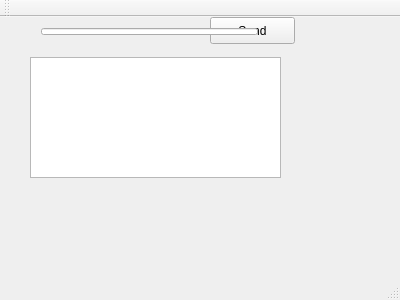
<?xml version="1.0" encoding="UTF-8"?>
<ui version="4.0">
 <class>MainWindow</class>
 <widget class="QMainWindow" name="MainWindow">
  <property name="geometry">
   <rect>
    <x>0</x>
    <y>0</y>
    <width>400</width>
    <height>300</height>
   </rect>
  </property>
  <property name="windowTitle">
   <string>MainWindow</string>
  </property>
  <widget class="QWidget" name="centralWidget">
   <widget class="QPushButton" name="pushButton">
    <property name="geometry">
     <rect>
      <x>210</x>
      <y>0</y>
      <width>85</width>
      <height>27</height>
     </rect>
    </property>
    <property name="text">
     <string>Send</string>
    </property>
   </widget>
   <widget class="QPlainTextEdit" name="pteReceive">
    <property name="geometry">
     <rect>
      <x>30</x>
      <y>40</y>
      <width>251</width>
      <height>121</height>
     </rect>
    </property>
   </widget>
   <widget class="QWidget" name="">
    <property name="geometry">
     <rect>
      <x>30</x>
      <y>0</y>
      <width>239</width>
      <height>29</height>
     </rect>
    </property>
    <layout class="QHBoxLayout" name="horizontalLayout">
     <item>
      <widget class="QLineEdit" name="ledSend"/>
     </item>
    </layout>
   </widget>
  </widget>
  <widget class="QMenuBar" name="menuBar">
   <property name="geometry">
    <rect>
     <x>0</x>
     <y>0</y>
     <width>400</width>
     <height>25</height>
    </rect>
   </property>
  </widget>
  <widget class="QToolBar" name="mainToolBar">
   <attribute name="toolBarArea">
    <enum>TopToolBarArea</enum>
   </attribute>
   <attribute name="toolBarBreak">
    <bool>false</bool>
   </attribute>
  </widget>
  <widget class="QStatusBar" name="statusBar"/>
 </widget>
 <layoutdefault spacing="6" margin="11"/>
 <resources/>
 <connections/>
</ui>
